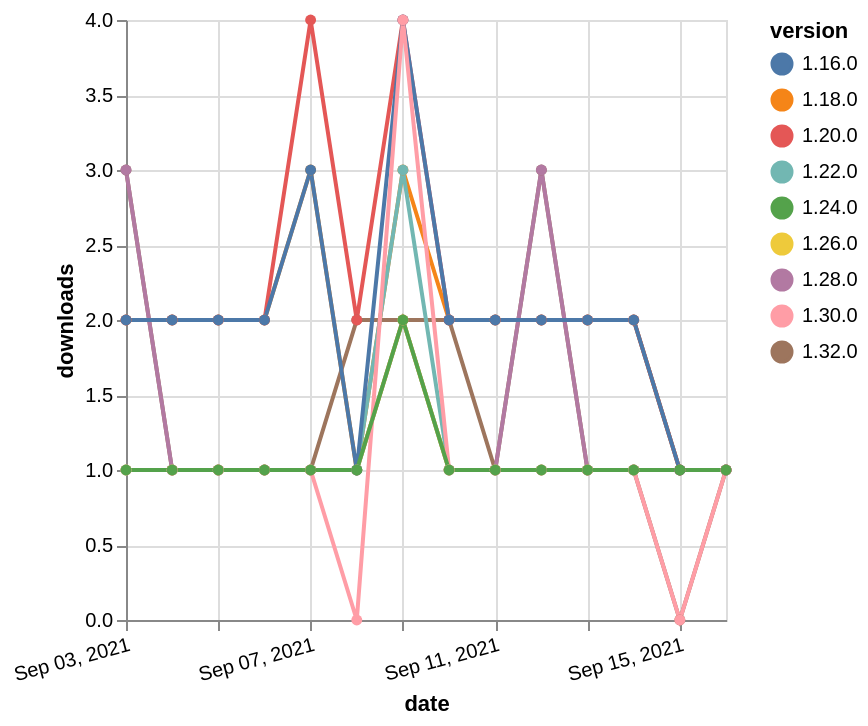

Source (Vega-Lite JSON):
### Vega-Lite specification from a JSON file in a GitHub repository (floating-point values rounded to 4 significant figures)
{"$schema": "https://vega.github.io/schema/vega-lite/v5.json", "description": "A simple bar chart with embedded data.", "data": {"values": [{"date": "2021-09-03", "total": 2665, "delta": 2, "version": "1.18.0"}, {"date": "2021-09-04", "total": 2667, "delta": 2, "version": "1.18.0"}, {"date": "2021-09-05", "total": 2669, "delta": 2, "version": "1.18.0"}, {"date": "2021-09-06", "total": 2671, "delta": 2, "version": "1.18.0"}, {"date": "2021-09-07", "total": 2674, "delta": 3, "version": "1.18.0"}, {"date": "2021-09-08", "total": 2675, "delta": 1, "version": "1.18.0"}, {"date": "2021-09-09", "total": 2678, "delta": 3, "version": "1.18.0"}, {"date": "2021-09-10", "total": 2680, "delta": 2, "version": "1.18.0"}, {"date": "2021-09-11", "total": 2682, "delta": 2, "version": "1.18.0"}, {"date": "2021-09-12", "total": 2684, "delta": 2, "version": "1.18.0"}, {"date": "2021-09-13", "total": 2686, "delta": 2, "version": "1.18.0"}, {"date": "2021-09-14", "total": 2688, "delta": 2, "version": "1.18.0"}, {"date": "2021-09-15", "total": 2689, "delta": 1, "version": "1.18.0"}, {"date": "2021-09-16", "total": 2690, "delta": 1, "version": "1.18.0"}, {"date": "2021-09-03", "total": 126, "delta": 3, "version": "1.32.0"}, {"date": "2021-09-04", "total": 127, "delta": 1, "version": "1.32.0"}, {"date": "2021-09-05", "total": 128, "delta": 1, "version": "1.32.0"}, {"date": "2021-09-06", "total": 129, "delta": 1, "version": "1.32.0"}, {"date": "2021-09-07", "total": 130, "delta": 1, "version": "1.32.0"}, {"date": "2021-09-08", "total": 132, "delta": 2, "version": "1.32.0"}, {"date": "2021-09-09", "total": 134, "delta": 2, "version": "1.32.0"}, {"date": "2021-09-10", "total": 136, "delta": 2, "version": "1.32.0"}, {"date": "2021-09-11", "total": 137, "delta": 1, "version": "1.32.0"}, {"date": "2021-09-12", "total": 140, "delta": 3, "version": "1.32.0"}, {"date": "2021-09-13", "total": 141, "delta": 1, "version": "1.32.0"}, {"date": "2021-09-14", "total": 142, "delta": 1, "version": "1.32.0"}, {"date": "2021-09-15", "total": 142, "delta": 0, "version": "1.32.0"}, {"date": "2021-09-16", "total": 143, "delta": 1, "version": "1.32.0"}, {"date": "2021-09-03", "total": 420, "delta": 1, "version": "1.22.0"}, {"date": "2021-09-04", "total": 421, "delta": 1, "version": "1.22.0"}, {"date": "2021-09-05", "total": 422, "delta": 1, "version": "1.22.0"}, {"date": "2021-09-06", "total": 423, "delta": 1, "version": "1.22.0"}, {"date": "2021-09-07", "total": 424, "delta": 1, "version": "1.22.0"}, {"date": "2021-09-08", "total": 425, "delta": 1, "version": "1.22.0"}, {"date": "2021-09-09", "total": 428, "delta": 3, "version": "1.22.0"}, {"date": "2021-09-10", "total": 429, "delta": 1, "version": "1.22.0"}, {"date": "2021-09-11", "total": 430, "delta": 1, "version": "1.22.0"}, {"date": "2021-09-12", "total": 431, "delta": 1, "version": "1.22.0"}, {"date": "2021-09-13", "total": 432, "delta": 1, "version": "1.22.0"}, {"date": "2021-09-14", "total": 433, "delta": 1, "version": "1.22.0"}, {"date": "2021-09-15", "total": 434, "delta": 1, "version": "1.22.0"}, {"date": "2021-09-16", "total": 435, "delta": 1, "version": "1.22.0"}, {"date": "2021-09-03", "total": 171, "delta": 3, "version": "1.28.0"}, {"date": "2021-09-04", "total": 172, "delta": 1, "version": "1.28.0"}, {"date": "2021-09-05", "total": 173, "delta": 1, "version": "1.28.0"}, {"date": "2021-09-06", "total": 174, "delta": 1, "version": "1.28.0"}, {"date": "2021-09-07", "total": 175, "delta": 1, "version": "1.28.0"}, {"date": "2021-09-08", "total": 176, "delta": 1, "version": "1.28.0"}, {"date": "2021-09-09", "total": 178, "delta": 2, "version": "1.28.0"}, {"date": "2021-09-10", "total": 179, "delta": 1, "version": "1.28.0"}, {"date": "2021-09-11", "total": 180, "delta": 1, "version": "1.28.0"}, {"date": "2021-09-12", "total": 183, "delta": 3, "version": "1.28.0"}, {"date": "2021-09-13", "total": 184, "delta": 1, "version": "1.28.0"}, {"date": "2021-09-14", "total": 185, "delta": 1, "version": "1.28.0"}, {"date": "2021-09-15", "total": 186, "delta": 1, "version": "1.28.0"}, {"date": "2021-09-16", "total": 187, "delta": 1, "version": "1.28.0"}, {"date": "2021-09-03", "total": 199, "delta": 1, "version": "1.26.0"}, {"date": "2021-09-04", "total": 200, "delta": 1, "version": "1.26.0"}, {"date": "2021-09-05", "total": 201, "delta": 1, "version": "1.26.0"}, {"date": "2021-09-06", "total": 202, "delta": 1, "version": "1.26.0"}, {"date": "2021-09-07", "total": 203, "delta": 1, "version": "1.26.0"}, {"date": "2021-09-08", "total": 204, "delta": 1, "version": "1.26.0"}, {"date": "2021-09-09", "total": 206, "delta": 2, "version": "1.26.0"}, {"date": "2021-09-10", "total": 207, "delta": 1, "version": "1.26.0"}, {"date": "2021-09-11", "total": 208, "delta": 1, "version": "1.26.0"}, {"date": "2021-09-12", "total": 209, "delta": 1, "version": "1.26.0"}, {"date": "2021-09-13", "total": 210, "delta": 1, "version": "1.26.0"}, {"date": "2021-09-14", "total": 211, "delta": 1, "version": "1.26.0"}, {"date": "2021-09-15", "total": 212, "delta": 1, "version": "1.26.0"}, {"date": "2021-09-16", "total": 213, "delta": 1, "version": "1.26.0"}, {"date": "2021-09-03", "total": 2543, "delta": 2, "version": "1.20.0"}, {"date": "2021-09-04", "total": 2545, "delta": 2, "version": "1.20.0"}, {"date": "2021-09-05", "total": 2547, "delta": 2, "version": "1.20.0"}, {"date": "2021-09-06", "total": 2549, "delta": 2, "version": "1.20.0"}, {"date": "2021-09-07", "total": 2553, "delta": 4, "version": "1.20.0"}, {"date": "2021-09-08", "total": 2555, "delta": 2, "version": "1.20.0"}, {"date": "2021-09-09", "total": 2559, "delta": 4, "version": "1.20.0"}, {"date": "2021-09-10", "total": 2561, "delta": 2, "version": "1.20.0"}, {"date": "2021-09-11", "total": 2563, "delta": 2, "version": "1.20.0"}, {"date": "2021-09-12", "total": 2565, "delta": 2, "version": "1.20.0"}, {"date": "2021-09-13", "total": 2567, "delta": 2, "version": "1.20.0"}, {"date": "2021-09-14", "total": 2569, "delta": 2, "version": "1.20.0"}, {"date": "2021-09-15", "total": 2570, "delta": 1, "version": "1.20.0"}, {"date": "2021-09-16", "total": 2571, "delta": 1, "version": "1.20.0"}, {"date": "2021-09-03", "total": 2716, "delta": 2, "version": "1.16.0"}, {"date": "2021-09-04", "total": 2718, "delta": 2, "version": "1.16.0"}, {"date": "2021-09-05", "total": 2720, "delta": 2, "version": "1.16.0"}, {"date": "2021-09-06", "total": 2722, "delta": 2, "version": "1.16.0"}, {"date": "2021-09-07", "total": 2725, "delta": 3, "version": "1.16.0"}, {"date": "2021-09-08", "total": 2726, "delta": 1, "version": "1.16.0"}, {"date": "2021-09-09", "total": 2730, "delta": 4, "version": "1.16.0"}, {"date": "2021-09-10", "total": 2732, "delta": 2, "version": "1.16.0"}, {"date": "2021-09-11", "total": 2734, "delta": 2, "version": "1.16.0"}, {"date": "2021-09-12", "total": 2736, "delta": 2, "version": "1.16.0"}, {"date": "2021-09-13", "total": 2738, "delta": 2, "version": "1.16.0"}, {"date": "2021-09-14", "total": 2740, "delta": 2, "version": "1.16.0"}, {"date": "2021-09-15", "total": 2741, "delta": 1, "version": "1.16.0"}, {"date": "2021-09-16", "total": 2742, "delta": 1, "version": "1.16.0"}, {"date": "2021-09-03", "total": 197, "delta": 1, "version": "1.30.0"}, {"date": "2021-09-04", "total": 198, "delta": 1, "version": "1.30.0"}, {"date": "2021-09-05", "total": 199, "delta": 1, "version": "1.30.0"}, {"date": "2021-09-06", "total": 200, "delta": 1, "version": "1.30.0"}, {"date": "2021-09-07", "total": 201, "delta": 1, "version": "1.30.0"}, {"date": "2021-09-08", "total": 201, "delta": 0, "version": "1.30.0"}, {"date": "2021-09-09", "total": 205, "delta": 4, "version": "1.30.0"}, {"date": "2021-09-10", "total": 206, "delta": 1, "version": "1.30.0"}, {"date": "2021-09-11", "total": 207, "delta": 1, "version": "1.30.0"}, {"date": "2021-09-12", "total": 208, "delta": 1, "version": "1.30.0"}, {"date": "2021-09-13", "total": 209, "delta": 1, "version": "1.30.0"}, {"date": "2021-09-14", "total": 210, "delta": 1, "version": "1.30.0"}, {"date": "2021-09-15", "total": 210, "delta": 0, "version": "1.30.0"}, {"date": "2021-09-16", "total": 211, "delta": 1, "version": "1.30.0"}, {"date": "2021-09-03", "total": 205, "delta": 1, "version": "1.24.0"}, {"date": "2021-09-04", "total": 206, "delta": 1, "version": "1.24.0"}, {"date": "2021-09-05", "total": 207, "delta": 1, "version": "1.24.0"}, {"date": "2021-09-06", "total": 208, "delta": 1, "version": "1.24.0"}, {"date": "2021-09-07", "total": 209, "delta": 1, "version": "1.24.0"}, {"date": "2021-09-08", "total": 210, "delta": 1, "version": "1.24.0"}, {"date": "2021-09-09", "total": 212, "delta": 2, "version": "1.24.0"}, {"date": "2021-09-10", "total": 213, "delta": 1, "version": "1.24.0"}, {"date": "2021-09-11", "total": 214, "delta": 1, "version": "1.24.0"}, {"date": "2021-09-12", "total": 215, "delta": 1, "version": "1.24.0"}, {"date": "2021-09-13", "total": 216, "delta": 1, "version": "1.24.0"}, {"date": "2021-09-14", "total": 217, "delta": 1, "version": "1.24.0"}, {"date": "2021-09-15", "total": 218, "delta": 1, "version": "1.24.0"}, {"date": "2021-09-16", "total": 219, "delta": 1, "version": "1.24.0"}]}, "width": "container", "mark": {"type": "line", "point": {"filled": true}}, "encoding": {"x": {"field": "date", "type": "temporal", "timeUnit": "yearmonthdate", "title": "date", "axis": {"labelAngle": -15}}, "y": {"field": "delta", "type": "quantitative", "title": "downloads"}, "color": {"field": "version", "type": "nominal"}, "tooltip": {"field": "delta"}}}
